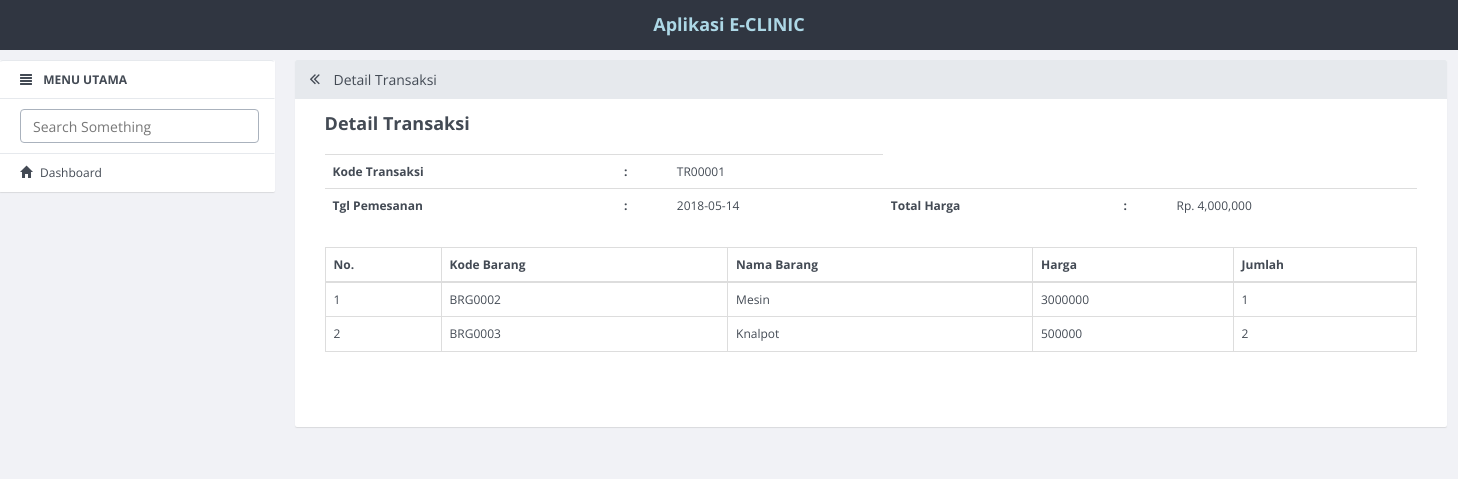
The page /app/detail_penjualan/TR00001 on the database its author committed.
### tables this page shows
CREATE TABLE `transaksi` (
  `id_transaksi` int(11) NOT NULL AUTO_INCREMENT,
  `kode_transaksi` varchar(10) DEFAULT NULL,
  `tgl_transaksi` date DEFAULT NULL,
  `total_harga` int(11) DEFAULT NULL,
  PRIMARY KEY (`id_transaksi`)
);

CREATE TABLE `detail_transaksi` (
  `kode_transaksi` varchar(10) DEFAULT NULL,
  `kode_barang` varchar(10) DEFAULT NULL,
  `qty` int(5) DEFAULT NULL
);

CREATE TABLE `barang` (
  `id_barang` int(11) NOT NULL AUTO_INCREMENT,
  `kode_barang` varchar(10) DEFAULT NULL,
  `nama_barang` varchar(50) DEFAULT NULL,
  `harga` int(11) DEFAULT NULL,
  `stok` int(5) DEFAULT NULL,
  `foto_barang` varchar(100) DEFAULT NULL,
  `id_jenis` int(11) DEFAULT NULL,
  `id_merk` int(11) DEFAULT NULL,
  `kode_supplier` varchar(10) DEFAULT NULL,
  PRIMARY KEY (`id_barang`)
);

### application/controllers/App.php (called while the page is built, shortened)
<?php
class App extends CI_Controller {
				?>
		<?php
	public function detail_penjualan($kode_penjualan)
	{
		$data = array(
			'konten' => 'detail_penjualan',
			'judul' => 'Detail Transaksi',
			'data' => $this->db->query("SELECT * FROM transaksi where kode_transaksi='$kode_penjualan'"),
		);
		$this->load->view('v_index',$data);
	}
}

### index.php (called while the page is built, shortened)
<?php
require_once BASEPATH.'core/CodeIgniter.php';

### application/views/detail_penjualan.php (the view)
<?php
$rs = $data->row();
 ?>
<div class="row">
	<div class="col-md-12">
		<table class="table">
			<tr>
				<th>Kode Transaksi</th>
				<th>:</th>
				<td><?php echo $rs->kode_transaksi; ?></td>
			</tr>
			<tr>
				<th>Tgl Pemesanan</th>
				<th>:</th>
				<td><?php echo $rs->tgl_transaksi; ?></td>
				<th>Total Harga</th>
				<th>:</th>
				<td>Rp. <?php echo number_format($rs->total_harga); ?></td>
			</tr>
		</table>
	</div>
	<div class="col-md-12">
		<table class="table table-bordered" style="margin-bottom: 10px" >
			<thead>
				<tr>
					<th>No.</th>
					<th>Kode Barang</th>
					<th>Nama Barang</th>
					<th>Harga</th>
					<th>Jumlah</th>
				</tr>
			</thead>
			<tbody>
				<?php
				$sql = $this->db->query("SELECT * FROM detail_transaksi as a,barang as b where a.kode_barang=b.kode_barang and a.kode_transaksi='$rs->kode_transaksi' ");
				$no = 1;
				foreach ($sql->result() as $row) {
				 ?>
				<tr>
					<td><?php echo $no++; ?></td>
					<td><?php echo $row->kode_barang; ?></td>
					<td><?php echo $row->nama_barang; ?></td>
					<td><?php echo $row->harga; ?></td>
					<td><?php echo $row->qty; ?></td>
				</tr>
				<?php } ?>
			</tbody>
		</table>
	</div>
</div>

### rows shown on the page
transaksi: kode_transaksi "TR00001", tgl_transaksi "2018-05-14", total_harga "4,000,000"
detail_transaksi: barang.kode_barang "BRG0002", barang.nama_barang "Mesin", barang.harga "3000000", qty "1"
detail_transaksi: barang.kode_barang "BRG0003", barang.nama_barang "Knalpot", barang.harga "500000", qty "2"

### other values the page prints
$judul "Detail Transaksi"
